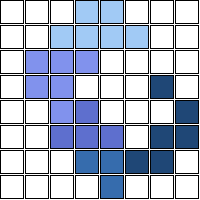
Frame 1 (no input)
Frame 2 (the mouse pressed at the canvas centre, redrawn once): identical to frame 1, image omitted

The Processing sketch that drew this single still picture (run headless with seeded random() and noise(); the mouse was pressed at the canvas centre and the sketch redrawn once):

// Processing sketch: processing_94986
// ── processing_94986.pde

void setup(){
  size(200,200);
  background(255);
}


void draw(){
  int ex=2;
  int ladox = (width-7*ex)/8;
  int x=0;
for(x=0;x<200;x+=25){
  for(int y=0; y<200; y+=25){
   fill(255);
   rect(x,y,ladox,ladox);
  }
}
  fill(161,202,245);
  rect((3*(ladox+ex)), (0*(ladox+ex)), ladox, ladox);
  noLoop();
  
  fill(161,202,245);
  rect((4*(ladox+ex)), (0*(ladox+ex)), ladox, ladox);
  noLoop();
  
  fill(161,202,245);
  rect((2*(ladox+ex)), (1*(ladox+ex)), ladox, ladox);
  noLoop();
  
  fill(161,202,245);
  rect((3*(ladox+ex)), (1*(ladox+ex)), ladox, ladox);
  noLoop();
  
  fill(161,202,245);
  rect((4*(ladox+ex)), (1*(ladox+ex)), ladox, ladox);
  noLoop();
  
  fill(161,202,245);
  rect((5*(ladox+ex)), (1*(ladox+ex)), ladox, ladox);
  noLoop();
  
  fill(129,146,237);
  rect((1*(ladox+ex)), (2*(ladox+ex)), ladox, ladox);
  noLoop();
  
  fill(129,146,237);
  rect((2*(ladox+ex)), (2*(ladox+ex)), ladox, ladox);
  noLoop();
  
  fill(129,146,237);
  rect((3*(ladox+ex)), (2*(ladox+ex)), ladox, ladox);
  noLoop();
  
  fill(129,146,237);
  rect((1*(ladox+ex)), (3*(ladox+ex)), ladox, ladox);
  noLoop();
  
  fill(129,146,237);
  rect((2*(ladox+ex)), (3*(ladox+ex)), ladox, ladox);
  noLoop();
  
  fill(129,146,237);
  rect((2*(ladox+ex)), (4*(ladox+ex)), ladox, ladox);
  noLoop();
  
  fill(94,111,206);
  rect((3*(ladox+ex)), (4*(ladox+ex)), ladox, ladox);
  noLoop();
  
  fill(94,111,206);
  rect((2*(ladox+ex)), (5*(ladox+ex)), ladox, ladox);
  noLoop();
  
  fill(94,111,206);
  rect((3*(ladox+ex)), (5*(ladox+ex)), ladox, ladox);
  noLoop();
  
  fill(94,111,206);
  rect((4*(ladox+ex)), (5*(ladox+ex)), ladox, ladox);
  noLoop();
  
  fill(54,108,173);
  rect((3*(ladox+ex)), (6*(ladox+ex)), ladox, ladox);
  noLoop();
  
  fill(54,108,173);
  rect((4*(ladox+ex)), (6*(ladox+ex)), ladox, ladox);
  noLoop();
  
  fill(54,108,173);
  rect((4*(ladox+ex)), (7*(ladox+ex)), ladox, ladox);
  noLoop();
  
  fill(31,71,118);
  rect((5*(ladox+ex)), (6*(ladox+ex)), ladox, ladox);
  noLoop();
  
  fill(31,71,118);
  rect((6*(ladox+ex)), (6*(ladox+ex)), ladox, ladox);
  noLoop();
  
  fill(31,71,118);
  rect((6*(ladox+ex)), (5*(ladox+ex)), ladox, ladox);
  noLoop();
  
  fill(31,71,118);
  rect((7*(ladox+ex)), (5*(ladox+ex)), ladox, ladox);
  noLoop();
  
  fill(31,71,118);
  rect((7*(ladox+ex)), (4*(ladox+ex)), ladox, ladox);
  noLoop();
  
  fill(31,71,118);
  rect((6*(ladox+ex)), (3*(ladox+ex)), ladox, ladox);
  noLoop();
    
}
